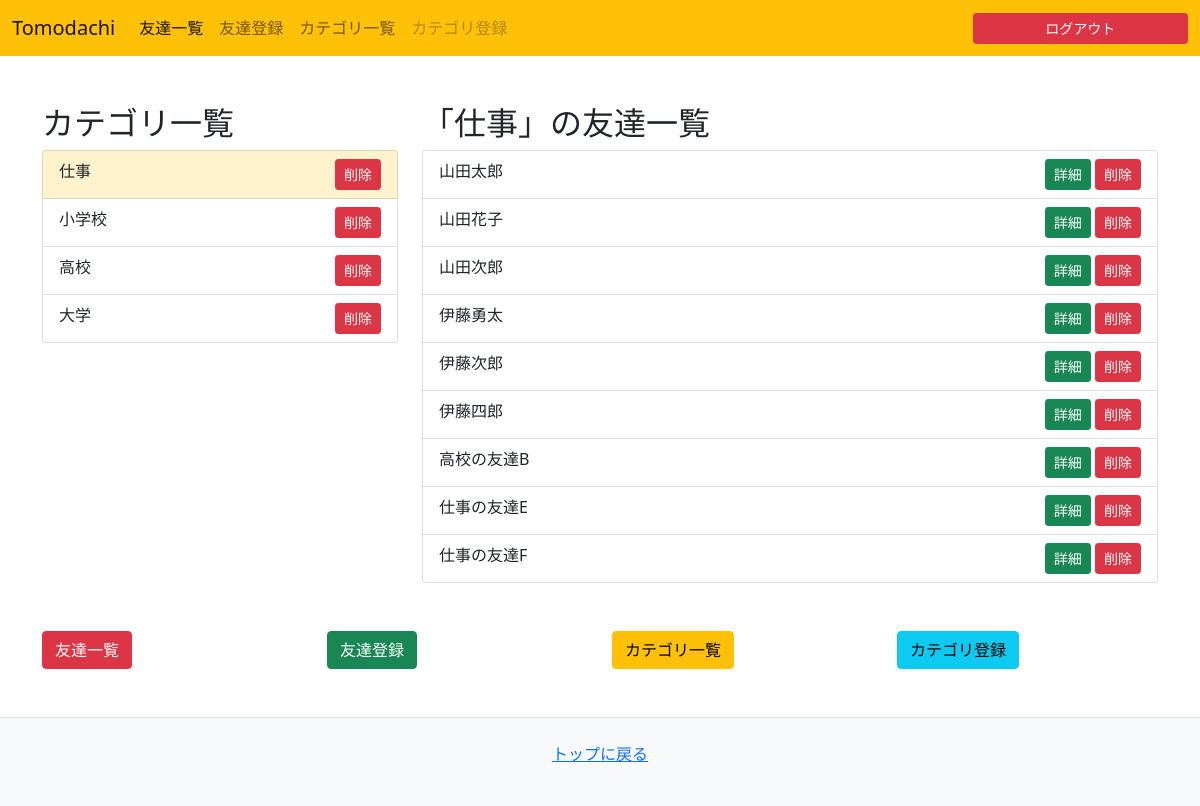
The page /category/1/ (signed in) on the database its author committed.
### friendslist/models.py (models this page shows)
class Category(models.Model):
    name = models.CharField(default="", max_length=20)
    created_at = models.DateTimeField(auto_now_add=True)
    updated_at = models.DateTimeField(auto_now=True)
    user = models.ForeignKey(get_user_model(), on_delete=models.CASCADE)

class Friend(models.Model):
    name = models.CharField(default="", max_length=20)
    furigana = models.CharField(blank=True, null=True, max_length=20)
    nickname = models.CharField(blank=True, null=True, max_length=20)
    sex = models.IntegerField(default=0)
    birthday = models.DateField(blank=True, null=True, auto_now=False, auto_now_add=False)
    birthplace = models.CharField(blank=True, null=True, max_length=30)
    hobby = models.CharField(blank=True, null=True, max_length=30)
    company = models.CharField(blank=True, null=True, max_length=30)
    created_at = models.DateTimeField(auto_now_add=True)
    updated_at = models.DateTimeField(auto_now=True)
    category = models.ForeignKey(Category, on_delete=models.CASCADE, default=1)

### friendslist/views.py (the view)
# urls.py: path('category/<slug:pk>/', views.category_index),
def category_index(request, pk):
    user = request.user
    categories = Category.objects.filter(user=user)
    current_category = Category.objects.get(pk=pk)
    first_category = categories.first()
    friends = Friend.objects.filter(category=current_category)
    context = {
        'friends': friends,
        'categories': categories,
        'current_category': current_category,
        'first_category': first_category,
    }
    return render(request, 'friendslist/category/index.html', context)

### templates/friendslist/category/index.html (shortened to what this page needs)
{% extends 'friendslist/base.html' %}
{% block content %}
<main class="container mb-5">
    <div class="row">
        <div class="col col-md-4">
            <h2>カテゴリ一覧</h2>
            <ul class="list-group">
              {% for category in categories %}
                <li class="list-group-item {% if category.pk == current_category.pk %}list-group-item-warning{% endif %}">
                  <a href="/category/{{ category.pk }}" class="text-decoration-none text-dark">{{ category.name }}</a>
                  <a href="{% url 'category_delete' category.pk %}" class="btn btn-danger btn-sm float-end">削除</a>
                </li>
              {% endfor %}
              </ul>
        </div>
        <div class="column col-md-8">
          <h2>「{{ current_category.name }}」の友達一覧</h2>
          <ul class="list-group">
          {% for friend in friends %}
              <li class="list-group-item">
                {{ friend.name }}
                <div class="float-end">
                  <a href="{% url 'friend' friend.pk %}" class="btn btn-success btn-sm">詳細</a>
                  <a href="{% url 'delete' friend.pk %}" class="btn btn-danger btn-sm">削除</a>
                </div>
              </li>
          {% endfor %}
          </ul>
        </div>
    </div>
</main>
{% endblock %}

### rows shown on the page
Category: name "仕事"
Category: name "小学校"
Category: name "高校"
Category: name "大学"
Friend: name "山田太郎"
Friend: name "山田花子"
Friend: name "山田次郎"
Friend: name "伊藤勇太"
Friend: name "伊藤次郎"
Friend: name "伊藤四郎"
Friend: name "高校の友達B"
Friend: name "仕事の友達E"
Friend: name "仕事の友達F"
